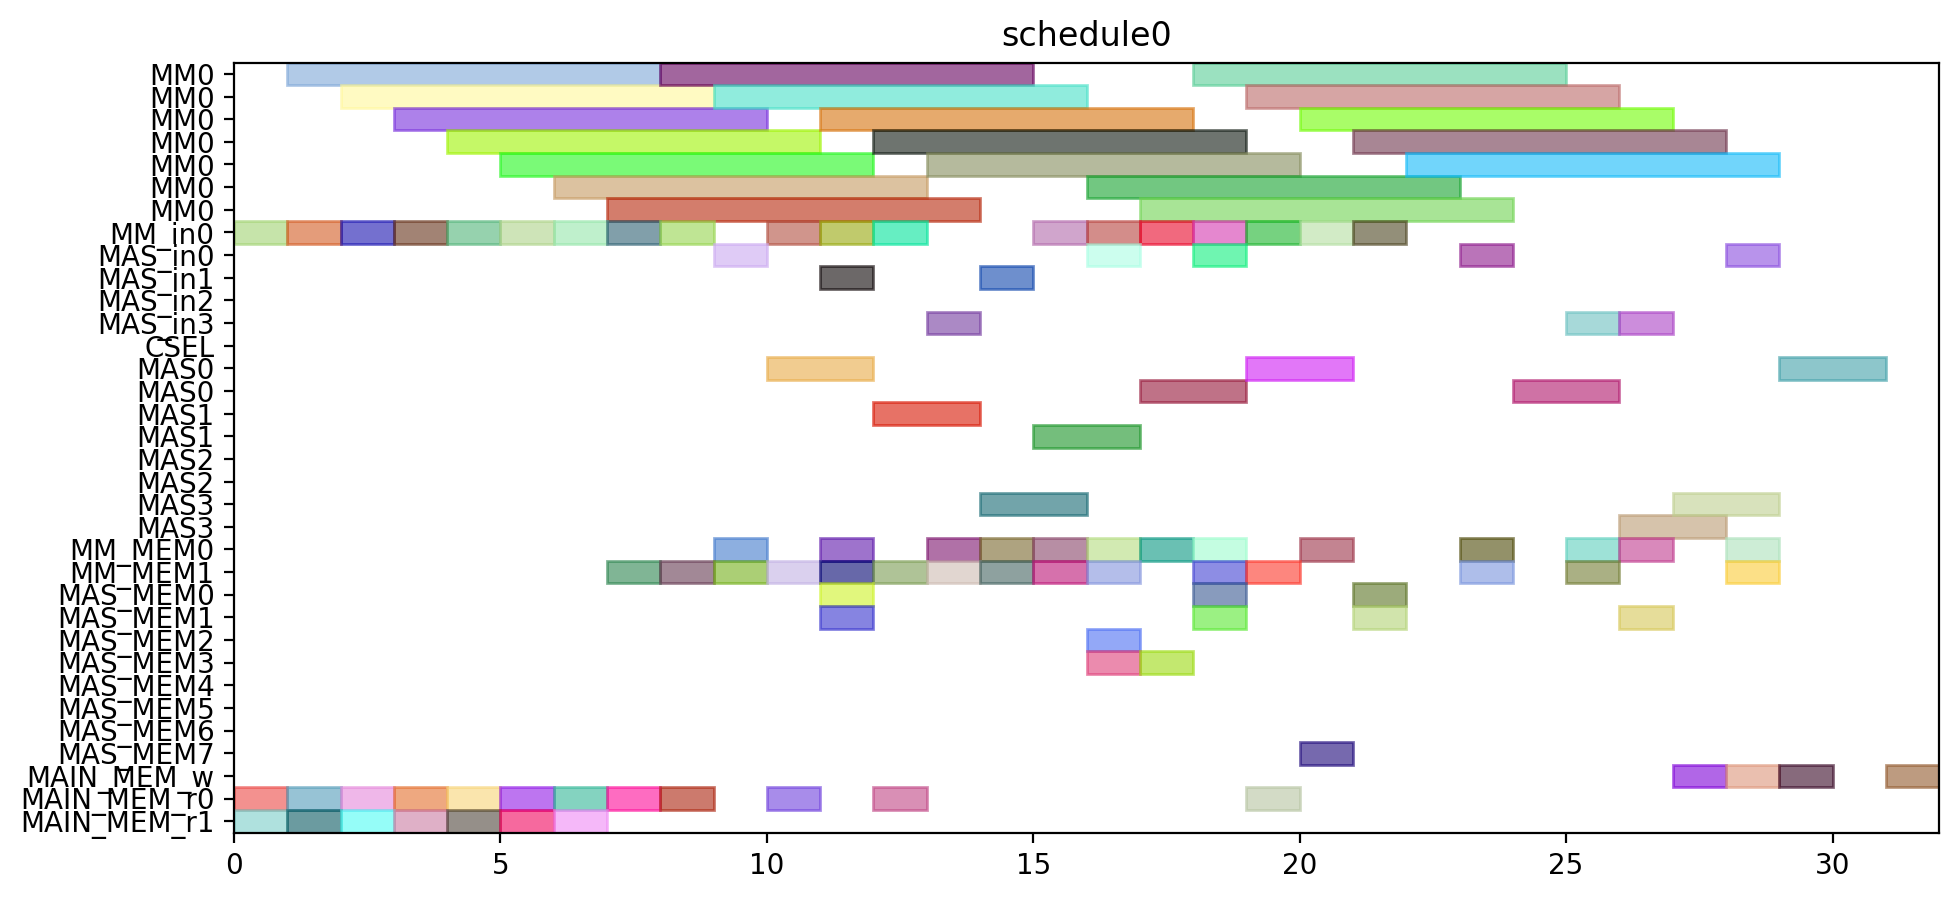

This figure's Python source:
from pyschedule import Scenario, solvers, plotters, alt


def solve():
	horizon = 120
	S = Scenario("schedule0", horizon=horizon)

	# resource
	MM = S.Resources('MM', num=1, size=7)
	MM_in = S.Resources('MM_in', num=1)
	MAS_in = S.Resources('MAS_in', num=4)
	CSEL = S.Resource('CSEL')
	MAS = S.Resources('MAS', num=4, size=2, periods=range(1, horizon))
	MM_MEM = S.Resources('MM_MEM', num=2)
	MAS_MEM = S.Resources('MAS_MEM', num=8)
	MAIN_MEM_w = S.Resource('MAIN_MEM_w', size=1)
	MAIN_MEM_r = S.Resources('MAIN_MEM_r', num=2)

	# result of previous scheduling

	# new tasks
	T1 = S.Task('T1', length=7, delay_cost=1)
	T1 += alt(MM)
	T1_in = S.Task('T1_in', length=1, delay_cost=1)
	T1_in += alt(MM_in)
	S += T1_in*MM_in[0]<=T1*MM[0]
	T1_mem0 = S.Task('T1_mem0', length=1, delay_cost=1)
	T1_mem0 += MAIN_MEM_r[0]
	S += T1_mem0 <= T1

	T1_mem1 = S.Task('T1_mem1', length=1, delay_cost=1)
	T1_mem1 += MAIN_MEM_r[1]
	S += T1_mem1 <= T1

	T2 = S.Task('T2', length=7, delay_cost=1)
	T2 += alt(MM)
	T2_in = S.Task('T2_in', length=1, delay_cost=1)
	T2_in += alt(MM_in)
	S += T2_in*MM_in[0]<=T2*MM[0]
	T2_mem0 = S.Task('T2_mem0', length=1, delay_cost=1)
	T2_mem0 += MAIN_MEM_r[0]
	S += T2_mem0 <= T2

	T2_mem1 = S.Task('T2_mem1', length=1, delay_cost=1)
	T2_mem1 += MAIN_MEM_r[1]
	S += T2_mem1 <= T2

	T3 = S.Task('T3', length=7, delay_cost=1)
	T3 += alt(MM)
	T3_in = S.Task('T3_in', length=1, delay_cost=1)
	T3_in += alt(MM_in)
	S += T3_in*MM_in[0]<=T3*MM[0]
	T3_mem0 = S.Task('T3_mem0', length=1, delay_cost=1)
	T3_mem0 += MAIN_MEM_r[0]
	S += T3_mem0 <= T3

	T3_mem1 = S.Task('T3_mem1', length=1, delay_cost=1)
	T3_mem1 += MAIN_MEM_r[1]
	S += T3_mem1 <= T3

	T4 = S.Task('T4', length=7, delay_cost=1)
	T4 += alt(MM)
	T4_in = S.Task('T4_in', length=1, delay_cost=1)
	T4_in += alt(MM_in)
	S += T4_in*MM_in[0]<=T4*MM[0]
	T4_mem0 = S.Task('T4_mem0', length=1, delay_cost=1)
	T4_mem0 += MAIN_MEM_r[0]
	S += T4_mem0 <= T4

	T4_mem1 = S.Task('T4_mem1', length=1, delay_cost=1)
	T4_mem1 += MAIN_MEM_r[1]
	S += T4_mem1 <= T4

	T5 = S.Task('T5', length=7, delay_cost=1)
	T5 += alt(MM)
	T5_in = S.Task('T5_in', length=1, delay_cost=1)
	T5_in += alt(MM_in)
	S += T5_in*MM_in[0]<=T5*MM[0]
	T5_mem0 = S.Task('T5_mem0', length=1, delay_cost=1)
	T5_mem0 += MAIN_MEM_r[0]
	S += T5_mem0 <= T5

	T5_mem1 = S.Task('T5_mem1', length=1, delay_cost=1)
	T5_mem1 += MAIN_MEM_r[1]
	S += T5_mem1 <= T5

	T6 = S.Task('T6', length=7, delay_cost=1)
	T6 += alt(MM)
	T6_in = S.Task('T6_in', length=1, delay_cost=1)
	T6_in += alt(MM_in)
	S += T6_in*MM_in[0]<=T6*MM[0]
	T6_mem0 = S.Task('T6_mem0', length=1, delay_cost=1)
	T6_mem0 += MAIN_MEM_r[0]
	S += T6_mem0 <= T6

	T6_mem1 = S.Task('T6_mem1', length=1, delay_cost=1)
	T6_mem1 += MAIN_MEM_r[1]
	S += T6_mem1 <= T6

	T7 = S.Task('T7', length=7, delay_cost=1)
	T7 += alt(MM)
	T7_in = S.Task('T7_in', length=1, delay_cost=1)
	T7_in += alt(MM_in)
	S += T7_in*MM_in[0]<=T7*MM[0]
	T7_mem0 = S.Task('T7_mem0', length=1, delay_cost=1)
	T7_mem0 += MAIN_MEM_r[0]
	S += T7_mem0 <= T7

	T7_mem1 = S.Task('T7_mem1', length=1, delay_cost=1)
	T7_mem1 += MAIN_MEM_r[1]
	S += T7_mem1 <= T7

	T8 = S.Task('T8', length=7, delay_cost=1)
	T8 += alt(MM)
	T8_in = S.Task('T8_in', length=1, delay_cost=1)
	T8_in += alt(MM_in)
	S += T8_in*MM_in[0]<=T8*MM[0]
	T8_mem0 = S.Task('T8_mem0', length=1, delay_cost=1)
	T8_mem0 += MAIN_MEM_r[0]
	S += T8_mem0 <= T8

	T8_mem1 = S.Task('T8_mem1', length=1, delay_cost=1)
	T8_mem1 += alt(MM_MEM)
	S += (T1*MM[0])-1 < T8_mem1*MM_MEM[1]
	S += T8_mem1 <= T8

	T9 = S.Task('T9', length=7, delay_cost=1)
	T9 += alt(MM)
	T9_in = S.Task('T9_in', length=1, delay_cost=1)
	T9_in += alt(MM_in)
	S += T9_in*MM_in[0]<=T9*MM[0]
	T9_mem0 = S.Task('T9_mem0', length=1, delay_cost=1)
	T9_mem0 += MAIN_MEM_r[0]
	S += T9_mem0 <= T9

	T9_mem1 = S.Task('T9_mem1', length=1, delay_cost=1)
	T9_mem1 += alt(MM_MEM)
	S += (T1*MM[0])-1 < T9_mem1*MM_MEM[1]
	S += T9_mem1 <= T9

	T10 = S.Task('T10', length=7, delay_cost=1)
	T10 += alt(MM)
	T10_in = S.Task('T10_in', length=1, delay_cost=1)
	T10_in += alt(MM_in)
	S += T10_in*MM_in[0]<=T10*MM[0]
	T10_mem0 = S.Task('T10_mem0', length=1, delay_cost=1)
	T10_mem0 += MAIN_MEM_r[0]
	S += T10_mem0 <= T10

	T10_mem1 = S.Task('T10_mem1', length=1, delay_cost=1)
	T10_mem1 += alt(MM_MEM)
	S += (T3*MM[0])-1 < T10_mem1*MM_MEM[1]
	S += T10_mem1 <= T10

	T11 = S.Task('T11', length=7, delay_cost=1)
	T11 += alt(MM)
	T11_in = S.Task('T11_in', length=1, delay_cost=1)
	T11_in += alt(MM_in)
	S += T11_in*MM_in[0]<=T11*MM[0]
	T11_mem0 = S.Task('T11_mem0', length=1, delay_cost=1)
	T11_mem0 += MAIN_MEM_r[0]
	S += T11_mem0 <= T11

	T11_mem1 = S.Task('T11_mem1', length=1, delay_cost=1)
	T11_mem1 += alt(MM_MEM)
	S += (T3*MM[0])-1 < T11_mem1*MM_MEM[1]
	S += T11_mem1 <= T11

	T12 = S.Task('T12', length=2, delay_cost=1)
	T12 += alt(MAS)
	T12_in = S.Task('T12_in', length=1, delay_cost=1)
	T12_in += alt(MAS_in)
	S += T12_in*MAS_in[0]<=T12*MAS[0]

	S += T12_in*MAS_in[1]<=T12*MAS[1]

	S += T12_in*MAS_in[2]<=T12*MAS[2]

	S += T12_in*MAS_in[3]<=T12*MAS[3]

	T12_mem0 = S.Task('T12_mem0', length=1, delay_cost=1)
	T12_mem0 += alt(MM_MEM)
	S += (T4*MM[0])-1 < T12_mem0*MM_MEM[0]
	S += T12_mem0 <= T12

	T12_mem1 = S.Task('T12_mem1', length=1, delay_cost=1)
	T12_mem1 += alt(MM_MEM)
	S += (T2*MM[0])-1 < T12_mem1*MM_MEM[1]
	S += T12_mem1 <= T12

	T13 = S.Task('T13', length=2, delay_cost=1)
	T13 += alt(MAS)
	T13_in = S.Task('T13_in', length=1, delay_cost=1)
	T13_in += alt(MAS_in)
	S += T13_in*MAS_in[0]<=T13*MAS[0]

	S += T13_in*MAS_in[1]<=T13*MAS[1]

	S += T13_in*MAS_in[2]<=T13*MAS[2]

	S += T13_in*MAS_in[3]<=T13*MAS[3]

	T13_mem0 = S.Task('T13_mem0', length=1, delay_cost=1)
	T13_mem0 += alt(MM_MEM)
	S += (T4*MM[0])-1 < T13_mem0*MM_MEM[0]
	S += T13_mem0 <= T13

	T13_mem1 = S.Task('T13_mem1', length=1, delay_cost=1)
	T13_mem1 += alt(MM_MEM)
	S += (T2*MM[0])-1 < T13_mem1*MM_MEM[1]
	S += T13_mem1 <= T13

	T15 = S.Task('T15', length=2, delay_cost=1)
	T15 += alt(MAS)
	T15_in = S.Task('T15_in', length=1, delay_cost=1)
	T15_in += alt(MAS_in)
	S += T15_in*MAS_in[0]<=T15*MAS[0]

	S += T15_in*MAS_in[1]<=T15*MAS[1]

	S += T15_in*MAS_in[2]<=T15*MAS[2]

	S += T15_in*MAS_in[3]<=T15*MAS[3]

	T15_mem0 = S.Task('T15_mem0', length=1, delay_cost=1)
	T15_mem0 += alt(MM_MEM)
	S += (T7*MM[0])-1 < T15_mem0*MM_MEM[0]
	S += T15_mem0 <= T15

	T15_mem1 = S.Task('T15_mem1', length=1, delay_cost=1)
	T15_mem1 += alt(MM_MEM)
	S += (T7*MM[0])-1 < T15_mem1*MM_MEM[1]
	S += T15_mem1 <= T15

	T14 = S.Task('T14', length=7, delay_cost=1)
	T14 += alt(MM)
	T14_in = S.Task('T14_in', length=1, delay_cost=1)
	T14_in += alt(MM_in)
	S += T14_in*MM_in[0]<=T14*MM[0]
	T14_mem0 = S.Task('T14_mem0', length=1, delay_cost=1)
	T14_mem0 += alt(MAS_MEM)
	S += (T13*MAS[0])-1 < T14_mem0*MAS_MEM[0]
	S += (T13*MAS[1])-1 < T14_mem0*MAS_MEM[2]
	S += (T13*MAS[2])-1 < T14_mem0*MAS_MEM[4]
	S += (T13*MAS[3])-1 < T14_mem0*MAS_MEM[6]
	S += T14_mem0 <= T14

	T14_mem1 = S.Task('T14_mem1', length=1, delay_cost=1)
	T14_mem1 += alt(MAS_MEM)
	S += (T13*MAS[0])-1 < T14_mem1*MAS_MEM[1]
	S += (T13*MAS[1])-1 < T14_mem1*MAS_MEM[3]
	S += (T13*MAS[2])-1 < T14_mem1*MAS_MEM[5]
	S += (T13*MAS[3])-1 < T14_mem1*MAS_MEM[7]
	S += T14_mem1 <= T14

	T16 = S.Task('T16', length=7, delay_cost=1)
	T16 += alt(MM)
	T16_in = S.Task('T16_in', length=1, delay_cost=1)
	T16_in += alt(MM_in)
	S += T16_in*MM_in[0]<=T16*MM[0]
	T16_mem0 = S.Task('T16_mem0', length=1, delay_cost=1)
	T16_mem0 += alt(MM_MEM)
	S += (T1*MM[0])-1 < T16_mem0*MM_MEM[0]
	S += T16_mem0 <= T16

	T16_mem1 = S.Task('T16_mem1', length=1, delay_cost=1)
	T16_mem1 += alt(MM_MEM)
	S += (T8*MM[0])-1 < T16_mem1*MM_MEM[1]
	S += T16_mem1 <= T16

	T17 = S.Task('T17', length=7, delay_cost=1)
	T17 += alt(MM)
	T17_in = S.Task('T17_in', length=1, delay_cost=1)
	T17_in += alt(MM_in)
	S += T17_in*MM_in[0]<=T17*MM[0]
	T17_mem0 = S.Task('T17_mem0', length=1, delay_cost=1)
	T17_mem0 += alt(MM_MEM)
	S += (T8*MM[0])-1 < T17_mem0*MM_MEM[0]
	S += T17_mem0 <= T17

	T17_mem1 = S.Task('T17_mem1', length=1, delay_cost=1)
	T17_mem1 += alt(MAS_MEM)
	S += (T15*MAS[0])-1 < T17_mem1*MAS_MEM[1]
	S += (T15*MAS[1])-1 < T17_mem1*MAS_MEM[3]
	S += (T15*MAS[2])-1 < T17_mem1*MAS_MEM[5]
	S += (T15*MAS[3])-1 < T17_mem1*MAS_MEM[7]
	S += T17_mem1 <= T17

	T18 = S.Task('T18', length=2, delay_cost=1)
	T18 += alt(MAS)
	T18_in = S.Task('T18_in', length=1, delay_cost=1)
	T18_in += alt(MAS_in)
	S += T18_in*MAS_in[0]<=T18*MAS[0]

	S += T18_in*MAS_in[1]<=T18*MAS[1]

	S += T18_in*MAS_in[2]<=T18*MAS[2]

	S += T18_in*MAS_in[3]<=T18*MAS[3]

	T18_mem0 = S.Task('T18_mem0', length=1, delay_cost=1)
	T18_mem0 += alt(MM_MEM)
	S += (T5*MM[0])-1 < T18_mem0*MM_MEM[0]
	S += T18_mem0 <= T18

	T18_mem1 = S.Task('T18_mem1', length=1, delay_cost=1)
	T18_mem1 += alt(MM_MEM)
	S += (T9*MM[0])-1 < T18_mem1*MM_MEM[1]
	S += T18_mem1 <= T18

	T19 = S.Task('T19', length=2, delay_cost=1)
	T19 += alt(MAS)
	T19_in = S.Task('T19_in', length=1, delay_cost=1)
	T19_in += alt(MAS_in)
	S += T19_in*MAS_in[0]<=T19*MAS[0]

	S += T19_in*MAS_in[1]<=T19*MAS[1]

	S += T19_in*MAS_in[2]<=T19*MAS[2]

	S += T19_in*MAS_in[3]<=T19*MAS[3]

	T19_mem0 = S.Task('T19_mem0', length=1, delay_cost=1)
	T19_mem0 += alt(MM_MEM)
	S += (T5*MM[0])-1 < T19_mem0*MM_MEM[0]
	S += T19_mem0 <= T19

	T19_mem1 = S.Task('T19_mem1', length=1, delay_cost=1)
	T19_mem1 += alt(MM_MEM)
	S += (T9*MM[0])-1 < T19_mem1*MM_MEM[1]
	S += T19_mem1 <= T19

	T21 = S.Task('T21', length=2, delay_cost=1)
	T21 += alt(MAS)
	T21_in = S.Task('T21_in', length=1, delay_cost=1)
	T21_in += alt(MAS_in)
	S += T21_in*MAS_in[0]<=T21*MAS[0]

	S += T21_in*MAS_in[1]<=T21*MAS[1]

	S += T21_in*MAS_in[2]<=T21*MAS[2]

	S += T21_in*MAS_in[3]<=T21*MAS[3]

	T21_mem0 = S.Task('T21_mem0', length=1, delay_cost=1)
	T21_mem0 += alt(MM_MEM)
	S += (T6*MM[0])-1 < T21_mem0*MM_MEM[0]
	S += T21_mem0 <= T21

	T21_mem1 = S.Task('T21_mem1', length=1, delay_cost=1)
	T21_mem1 += alt(MM_MEM)
	S += (T10*MM[0])-1 < T21_mem1*MM_MEM[1]
	S += T21_mem1 <= T21

	T24 = S.Task('T24', length=7, delay_cost=1)
	T24 += alt(MM)
	T24_in = S.Task('T24_in', length=1, delay_cost=1)
	T24_in += alt(MM_in)
	S += T24_in*MM_in[0]<=T24*MM[0]
	T24_mem0 = S.Task('T24_mem0', length=1, delay_cost=1)
	T24_mem0 += alt(MM_MEM)
	S += (T11*MM[0])-1 < T24_mem0*MM_MEM[0]
	S += T24_mem0 <= T24

	T24_mem1 = S.Task('T24_mem1', length=1, delay_cost=1)
	T24_mem1 += alt(MAS_MEM)
	S += (T12*MAS[0])-1 < T24_mem1*MAS_MEM[1]
	S += (T12*MAS[1])-1 < T24_mem1*MAS_MEM[3]
	S += (T12*MAS[2])-1 < T24_mem1*MAS_MEM[5]
	S += (T12*MAS[3])-1 < T24_mem1*MAS_MEM[7]
	S += T24_mem1 <= T24

	T20 = S.Task('T20', length=7, delay_cost=1)
	T20 += alt(MM)
	T20_in = S.Task('T20_in', length=1, delay_cost=1)
	T20_in += alt(MM_in)
	S += T20_in*MM_in[0]<=T20*MM[0]
	T20_mem0 = S.Task('T20_mem0', length=1, delay_cost=1)
	T20_mem0 += alt(MAS_MEM)
	S += (T15*MAS[0])-1 < T20_mem0*MAS_MEM[0]
	S += (T15*MAS[1])-1 < T20_mem0*MAS_MEM[2]
	S += (T15*MAS[2])-1 < T20_mem0*MAS_MEM[4]
	S += (T15*MAS[3])-1 < T20_mem0*MAS_MEM[6]
	S += T20_mem0 <= T20

	T20_mem1 = S.Task('T20_mem1', length=1, delay_cost=1)
	T20_mem1 += alt(MAS_MEM)
	S += (T18*MAS[0])-1 < T20_mem1*MAS_MEM[1]
	S += (T18*MAS[1])-1 < T20_mem1*MAS_MEM[3]
	S += (T18*MAS[2])-1 < T20_mem1*MAS_MEM[5]
	S += (T18*MAS[3])-1 < T20_mem1*MAS_MEM[7]
	S += T20_mem1 <= T20

	T22 = S.Task('T22', length=7, delay_cost=1)
	T22 += alt(MM)
	T22_in = S.Task('T22_in', length=1, delay_cost=1)
	T22_in += alt(MM_in)
	S += T22_in*MM_in[0]<=T22*MM[0]
	T22_mem0 = S.Task('T22_mem0', length=1, delay_cost=1)
	T22_mem0 += alt(MAS_MEM)
	S += (T21*MAS[0])-1 < T22_mem0*MAS_MEM[0]
	S += (T21*MAS[1])-1 < T22_mem0*MAS_MEM[2]
	S += (T21*MAS[2])-1 < T22_mem0*MAS_MEM[4]
	S += (T21*MAS[3])-1 < T22_mem0*MAS_MEM[6]
	S += T22_mem0 <= T22

	T22_mem1 = S.Task('T22_mem1', length=1, delay_cost=1)
	T22_mem1 += alt(MAS_MEM)
	S += (T21*MAS[0])-1 < T22_mem1*MAS_MEM[1]
	S += (T21*MAS[1])-1 < T22_mem1*MAS_MEM[3]
	S += (T21*MAS[2])-1 < T22_mem1*MAS_MEM[5]
	S += (T21*MAS[3])-1 < T22_mem1*MAS_MEM[7]
	S += T22_mem1 <= T22

	T23 = S.Task('T23', length=7, delay_cost=1)
	T23 += alt(MM)
	T23_in = S.Task('T23_in', length=1, delay_cost=1)
	T23_in += alt(MM_in)
	S += T23_in*MM_in[0]<=T23*MM[0]
	T23_mem0 = S.Task('T23_mem0', length=1, delay_cost=1)
	T23_mem0 += alt(MAS_MEM)
	S += (T19*MAS[0])-1 < T23_mem0*MAS_MEM[0]
	S += (T19*MAS[1])-1 < T23_mem0*MAS_MEM[2]
	S += (T19*MAS[2])-1 < T23_mem0*MAS_MEM[4]
	S += (T19*MAS[3])-1 < T23_mem0*MAS_MEM[6]
	S += T23_mem0 <= T23

	T23_mem1 = S.Task('T23_mem1', length=1, delay_cost=1)
	T23_mem1 += alt(MAS_MEM)
	S += (T19*MAS[0])-1 < T23_mem1*MAS_MEM[1]
	S += (T19*MAS[1])-1 < T23_mem1*MAS_MEM[3]
	S += (T19*MAS[2])-1 < T23_mem1*MAS_MEM[5]
	S += (T19*MAS[3])-1 < T23_mem1*MAS_MEM[7]
	S += T23_mem1 <= T23

	Z2_new = S.Task('Z2_new', length=7, delay_cost=1)
	Z2_new += alt(MM)
	Z2_new_in = S.Task('Z2_new_in', length=1, delay_cost=1)
	Z2_new_in += alt(MM_in)
	S += Z2_new_in*MM_in[0]<=Z2_new*MM[0]
	S += 0<Z2_new

	Z2_new_w = S.Task('Z2_new_w', length=1, delay_cost=1)
	Z2_new_w += alt(MAIN_MEM_w)
	S += Z2_new <= Z2_new_w

	Z2_new_mem0 = S.Task('Z2_new_mem0', length=1, delay_cost=1)
	Z2_new_mem0 += MAIN_MEM_r[0]
	S += Z2_new_mem0 <= Z2_new

	Z2_new_mem1 = S.Task('Z2_new_mem1', length=1, delay_cost=1)
	Z2_new_mem1 += alt(MM_MEM)
	S += (T14*MM[0])-1 < Z2_new_mem1*MM_MEM[1]
	S += Z2_new_mem1 <= Z2_new

	T25 = S.Task('T25', length=2, delay_cost=1)
	T25 += alt(MAS)
	T25_in = S.Task('T25_in', length=1, delay_cost=1)
	T25_in += alt(MAS_in)
	S += T25_in*MAS_in[0]<=T25*MAS[0]

	S += T25_in*MAS_in[1]<=T25*MAS[1]

	S += T25_in*MAS_in[2]<=T25*MAS[2]

	S += T25_in*MAS_in[3]<=T25*MAS[3]

	T25_mem0 = S.Task('T25_mem0', length=1, delay_cost=1)
	T25_mem0 += alt(MM_MEM)
	S += (T20*MM[0])-1 < T25_mem0*MM_MEM[0]
	S += T25_mem0 <= T25

	T25_mem1 = S.Task('T25_mem1', length=1, delay_cost=1)
	T25_mem1 += alt(MM_MEM)
	S += (T20*MM[0])-1 < T25_mem1*MM_MEM[1]
	S += T25_mem1 <= T25

	X2_new = S.Task('X2_new', length=2, delay_cost=1)
	X2_new += alt(MAS)
	X2_new_in = S.Task('X2_new_in', length=1, delay_cost=1)
	X2_new_in += alt(MAS_in)
	S += X2_new_in*MAS_in[0]<=X2_new*MAS[0]

	S += X2_new_in*MAS_in[1]<=X2_new*MAS[1]

	S += X2_new_in*MAS_in[2]<=X2_new*MAS[2]

	S += X2_new_in*MAS_in[3]<=X2_new*MAS[3]

	S += 0<X2_new

	X2_new_w = S.Task('X2_new_w', length=1, delay_cost=1)
	X2_new_w += alt(MAIN_MEM_w)
	S += X2_new <= X2_new_w

	X2_new_mem0 = S.Task('X2_new_mem0', length=1, delay_cost=1)
	X2_new_mem0 += alt(MM_MEM)
	S += (T22*MM[0])-1 < X2_new_mem0*MM_MEM[0]
	S += X2_new_mem0 <= X2_new

	X2_new_mem1 = S.Task('X2_new_mem1', length=1, delay_cost=1)
	X2_new_mem1 += alt(MM_MEM)
	S += (T24*MM[0])-1 < X2_new_mem1*MM_MEM[1]
	S += X2_new_mem1 <= X2_new

	X1_new = S.Task('X1_new', length=2, delay_cost=1)
	X1_new += alt(MAS)
	X1_new_in = S.Task('X1_new_in', length=1, delay_cost=1)
	X1_new_in += alt(MAS_in)
	S += X1_new_in*MAS_in[0]<=X1_new*MAS[0]

	S += X1_new_in*MAS_in[1]<=X1_new*MAS[1]

	S += X1_new_in*MAS_in[2]<=X1_new*MAS[2]

	S += X1_new_in*MAS_in[3]<=X1_new*MAS[3]

	S += 0<X1_new

	X1_new_w = S.Task('X1_new_w', length=1, delay_cost=1)
	X1_new_w += alt(MAIN_MEM_w)
	S += X1_new <= X1_new_w

	X1_new_mem0 = S.Task('X1_new_mem0', length=1, delay_cost=1)
	X1_new_mem0 += alt(MM_MEM)
	S += (T23*MM[0])-1 < X1_new_mem0*MM_MEM[0]
	S += X1_new_mem0 <= X1_new

	X1_new_mem1 = S.Task('X1_new_mem1', length=1, delay_cost=1)
	X1_new_mem1 += alt(MM_MEM)
	S += (T17*MM[0])-1 < X1_new_mem1*MM_MEM[1]
	S += X1_new_mem1 <= X1_new

	Z1_new = S.Task('Z1_new', length=2, delay_cost=1)
	Z1_new += alt(MAS)
	Z1_new_in = S.Task('Z1_new_in', length=1, delay_cost=1)
	Z1_new_in += alt(MAS_in)
	S += Z1_new_in*MAS_in[0]<=Z1_new*MAS[0]

	S += Z1_new_in*MAS_in[1]<=Z1_new*MAS[1]

	S += Z1_new_in*MAS_in[2]<=Z1_new*MAS[2]

	S += Z1_new_in*MAS_in[3]<=Z1_new*MAS[3]

	S += 0<Z1_new

	Z1_new_w = S.Task('Z1_new_w', length=1, delay_cost=1)
	Z1_new_w += alt(MAIN_MEM_w)
	S += Z1_new <= Z1_new_w

	Z1_new_mem0 = S.Task('Z1_new_mem0', length=1, delay_cost=1)
	Z1_new_mem0 += alt(MM_MEM)
	S += (T16*MM[0])-1 < Z1_new_mem0*MM_MEM[0]
	S += Z1_new_mem0 <= Z1_new

	Z1_new_mem1 = S.Task('Z1_new_mem1', length=1, delay_cost=1)
	Z1_new_mem1 += alt(MAS_MEM)
	S += (T25*MAS[0])-1 < Z1_new_mem1*MAS_MEM[1]
	S += (T25*MAS[1])-1 < Z1_new_mem1*MAS_MEM[3]
	S += (T25*MAS[2])-1 < Z1_new_mem1*MAS_MEM[5]
	S += (T25*MAS[3])-1 < Z1_new_mem1*MAS_MEM[7]
	S += Z1_new_mem1 <= Z1_new

	solvers.mip.solve(S,msg=1,kind='CPLEX',ratio_gap=1.01)

	solution = [['hoge']*len(S.solution()[1]) for i in range(len(S.solution()))]
	for i in range(len(S.solution())):
		for j in range(len(S.solution()[i])):
			solution[i][j]=str(S.solution()[i][j])
	print(solution)

	cycles = int(solution[-1][3])

	pic_file_name = "/home/mfukuda/ABE/multiRAM_multiMAS_16mux/scheduling_result/stage7MM1_stage2MAS4/EP_LADDERMUL/schedule0.png"
	if(S.solution() != []):
		plotters.matplotlib.plot(S,img_filename=pic_file_name, show_task_labels=False, fig_size=(cycles*0.25+3, 5))

	return solution
